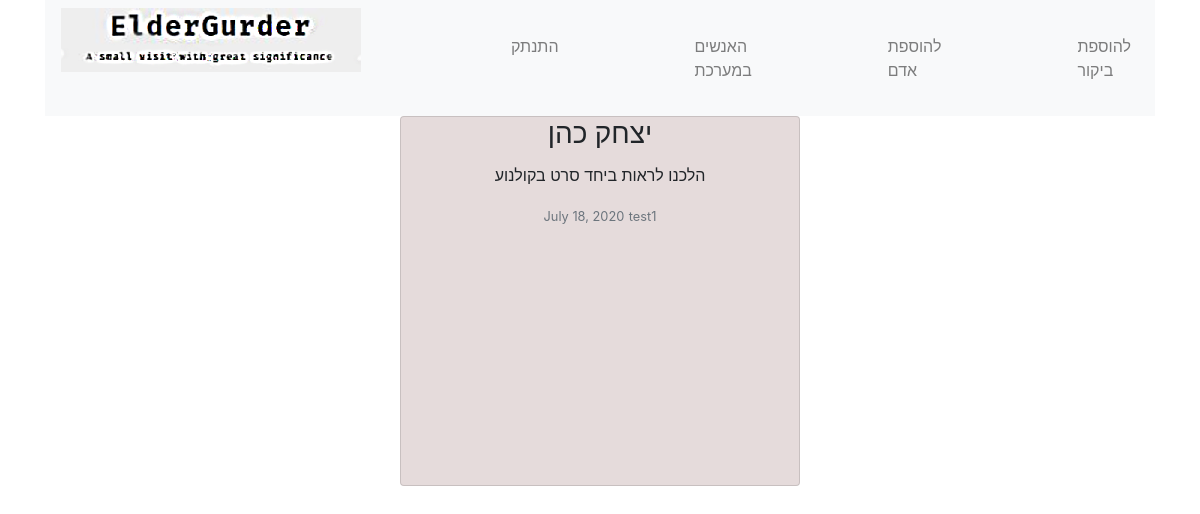
The app's page /detail_view_visit/4 (signed in) with its own data.
### elder_gurder_service/models.py (models this page shows, shortened)
class Visitis(models.Model):
    user = models.ForeignKey(
        get_user_model(),
        verbose_name='user',
        related_name="visitor",
        on_delete=models.CASCADE)
    loneny = models.ForeignKey(
        LonelyPeople(),
        verbose_name='האדם הערירי',
        related_name="visited",
        on_delete=models.CASCADE)
    date = models.DateField(verbose_name='תאריך')
    visit_details = models.TextField(verbose_name='פרטי ביקור')

class LonelyPeople(models.Model):
    user = models.ForeignKey(
        get_user_model(),
        verbose_name='user',
        on_delete=models.CASCADE)
    name    = models.CharField(max_length=150,verbose_name='שם')
    age     = models.IntegerField(verbose_name='גיל')
    address = models.CharField(max_length=150,verbose_name='כתובת')
    phone   = models.CharField(max_length=20,verbose_name='טלפון')
    deatils = models.TextField(verbose_name='פרטים')

class CustomUser(AbstractUser):
    email = models.EmailField(verbose_name='email', max_length=255, unique=True)
    username = models.CharField(verbose_name='username' ,max_length=255, null=True, blank=True)
    REQUIRED_FIELDS = ['username']
    USERNAME_FIELD = 'email'

### elder_gurder_service/views.py (the view)
# urls.py: path('detail_view_visit/<int:pk>', views.DetailViewVisit.as_view(), name='detail_view_visit'),
class DetailViewVisit(DetailView):
    context_object_name = 'visit'
    model = models.Visitis
    template_name = 'visit_detail.html'
    @method_decorator(login_required)
    def dispatch(self, *args, **kwargs):
        return super(DetailViewVisit, self).dispatch(*args, **kwargs)

### elder_gurder_service/auth.py (called while the page is built)
    def get_user(self, user_id):
        try:
            user = get_user_model().objects.get(pk=user_id)
        except get_user_model().DoesNotExist:
            return None
        return user if self.user_can_authenticate(user) else None

### elder_gurder_service/templates/visit_detail.html
{% extends 'base.html' %}
{% block body_block %}
    <div class="container">
        <div class="row">
            <div class="col-lg 3 col-md-3 col-sm-12 col-xs-12">
                <div class="card">
                    <div class="card-block">
                        <h3 class="card-title">{{ visit.loneny.name }}</h3>
                        <p class="card-text">{{ visit.visit_details }}</p>
                        <small class="text-muted">{{ visit.date }}</small>
                        <small class="text-muted">{{ visit.user.username }}</small>
                    </div>
                </div>
            </div>
        </div>
    </div>
{% endblock %}

### elder_gurder_service/static/CSS/Style.css (style rules this page uses)
html, header, aside, article, section, footer, main { display: block; }
html, body { font-family: 'Numans', sans-serif; }
.container { height: 100%; align-content: center; }
.card { margin: 0 auto; width: 150%; }
.card { height: 370px; margin-top: auto; margin-bottom: auto; width: 400px; background-color: #E5DBDB !important; text-align: center; }

### records on screen
Visitis: loneny.name "יצחק כהן", visit_details "הלכנו לראות ביחד סרט בקולנוע", date "July 18, 2020", user.username "test1"
